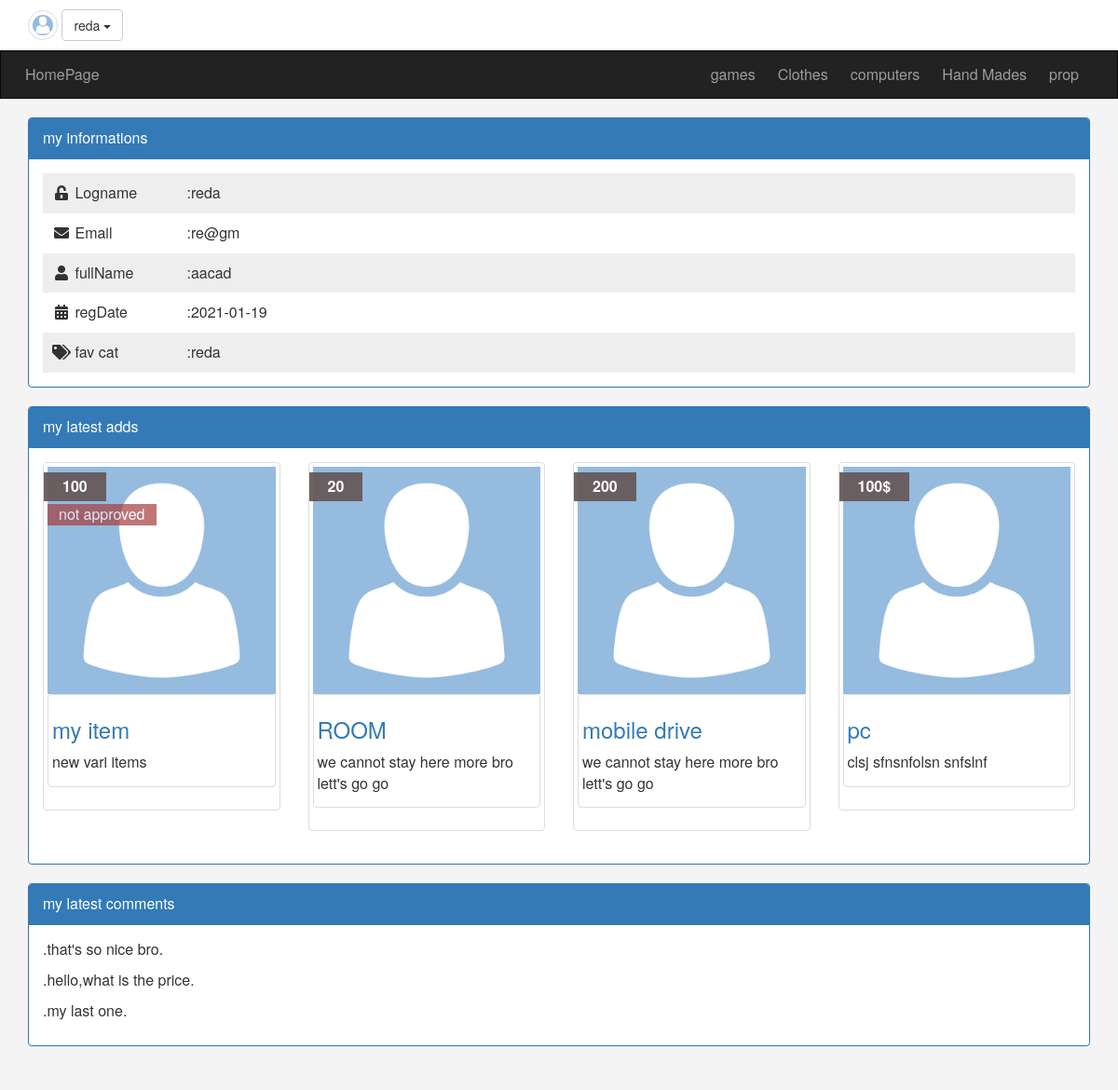
/profile.php (signed in), run on the app's committed database.
### tables this page shows
CREATE TABLE `cats` (
  `ID` int(11) NOT NULL,
  `name` varchar(255) NOT NULL,
  `Description` text NOT NULL,
  `ordering` int(11) DEFAULT NULL,
  `parent` int(11) NOT NULL DEFAULT 0,
  `visibility` tinyint(11) NOT NULL DEFAULT 0,
  `Allow_com` tinyint(11) NOT NULL DEFAULT 0,
  `Allow_ads` tinyint(11) NOT NULL DEFAULT 0
);

CREATE TABLE `users` (
  `UserID` int(11) NOT NULL COMMENT 'to identfy user',
  `Username` varchar(255) NOT NULL COMMENT 'user name to login',
  `password` varchar(255) NOT NULL,
  `Email` varchar(255) NOT NULL,
  `FullName` varchar(255) NOT NULL,
  `avatar` varchar(255) NOT NULL,
  `GroupID` int(11) NOT NULL DEFAULT 0 COMMENT 'identfy user group',
  `trustStatus` int(11) NOT NULL DEFAULT 0,
  `RegStatus` int(11) NOT NULL DEFAULT 0 COMMENT 'user approveal',
  `Date` date DEFAULT NULL
);

CREATE TABLE `items` (
  `ID` int(11) NOT NULL,
  `Name` varchar(30) NOT NULL,
  `Disc` text NOT NULL,
  `Price` varchar(255) NOT NULL,
  `Add_Date` date NOT NULL,
  `Country` varchar(255) NOT NULL,
  `Image` varchar(255) NOT NULL,
  `Status` varchar(255) NOT NULL,
  `Rating` smallint(6) NOT NULL,
  `Cat_id` int(11) NOT NULL,
  `Member_id` int(11) NOT NULL,
  `Aprove` tinyint(4) NOT NULL DEFAULT 0,
  `tags` varchar(255) NOT NULL
);

CREATE TABLE `comments` (
  `C_ID` int(11) NOT NULL,
  `comment` text NOT NULL,
  `status` tinyint(4) NOT NULL DEFAULT 0,
  `com_date` date NOT NULL,
  `com_item` int(11) NOT NULL,
  `com_mem` int(11) NOT NULL
);

### init.php (called while the page is built, shortened)
<?php
$tpl='includes/templets/';
include('Admin/config.php');
$fun='includes/funcs/';
include $fun.'fun.php';
include $tpl."header.php";
?>

### includes/funcs/fun.php (called while the page is built, shortened)
<?php
function GetCat(){
    global $con;
    $stmt=$con->prepare("SELECT * FROM cats  where parent = 0  ORDER BY ID ASC ");
    $stmt->execute();
    $rows=$stmt->fetchall();
    return $rows;
 }
function GetITems($w,$v,$ap=Null){
    $sq='';
    global $con;
    $stmt=$con->prepare("SELECT * FROM items WHERE $w=? $sq ORDER BY ID DESC");
    $stmt->execute(array($v));
    $rows=$stmt->fetchall();
    return $rows;
 }
?>

### profile.php (the view, shortened to what this page needs)
<?php
include ("init.php");
  if(isset($_SESSION['username'])){
    $st=$con->prepare("SELECT * from users where Username=?");
    $st->execute(array($sesuser));
    $user=$st->fetch();
?>
<div class='information'>
<div class='container'>
                <div class='panel panel-primary'>
                <div class='panel-heading'>
                my informations
                </div>
                <div class='panel-body'>
                    <ul class='list-unstyled'>
               <li> <i class='fa fa-unlock-alt fa-fw'></i> <span>Logname</span>:<?php echo $user['Username'] ?></li>
               <li><i class='fa fa-envelope fa-fw'></i> <span>Email</span>:<?php echo $user['Email'] ?></li>
               <li><i class='fa fa-user fa-fw'></i> <span>fullName</span>:<?php echo $user['FullName'] ?></li>
               <li><i class='fa fa-calendar-alt fa-fw'></i> <span>regDate</span>:<?php echo $user['Date'] ?></li>
               <li><i class='fa fa-tags fa-fw'></i> <span>fav cat</span>:<?php echo $user['Username'] ?></li>
  </ul>
                </div>
                </div>
                <div class='panel panel-primary' id='my-ads'>
                <div class='panel-heading'>
                my latest adds
                </div>
                <div class='panel-body'>
                <div class='row'>
                    <?php
                    foreach(GetITems('Member_id',$user['UserID'],'1') as $it){
                        echo "<div class='col-md-3 col-sm-6'>";
                    echo "<div class='thumbnail it-box'>";
                    if($it['Aprove']==0){ echo "<span class='np'>not approved</span>";}
                    echo "<span class='Price'>".$it['Price']."</span>";
                    echo '<img src="av.png" class="img-responsive">';
                    echo "<div class='thumbnail'>";
                    echo "<h3>  <a href='shitems.php?itemId=".$it['ID']."' >".$it['Name']."</a></h3>";
                    echo "<p>".$it['Disc']."</p>";
                    echo "</div>";
                    echo "</div>";
                    echo "</div>";
                    }
                    ?>
                    </div>
                </div>
                </div>
                <div class='panel panel-primary'>
                <div class='panel-heading'>
                my latest comments
                </div>
                <div class='panel-body'>
                <?php   $stmt=$con->prepare("SELECT comment from comments  WHERE  com_mem=?" );
                        $stmt->execute(array($user['UserID']));
                        $rows=$stmt->fetchAll();
                    if(!empty($rows)){
                        foreach($rows as $r){
                        ?>
                        <p>.<?php echo $r['comment']; ?>. </p>
                    <?php } ?>
                        </div>
                </div>
</div>
<?php }
else{
    echo "null";
}?>
</div>
<?php
  }
include $tpl.'footer.php';?>

### includes/templets/navbar.php (shortened to what this page needs)
<div class="upper-bar">
  <div class='container'>
  <?php
  if(isset($_SESSION['username'])){
?>
<img class="my-image img-thumbnail img-circle" src="av.png" alt="" />
				<div class="btn-group my-info">
					<span class="btn btn-default dropdown-toggle" data-toggle="dropdown">
						<?php echo $_SESSION['username']?>
						<span class="caret"></span>
					</span>
				</div>
 <?php
 } else{
  ?>
    <a href="login.php">
    <span class='pull-right'>login|signUp</span>
    </a><?php } ?>
</div>
</div>
<nav class="navbar  navbar-inverse">
  <div class="container">
    <div class="navbar-header">
      <a class="navbar-brand" href="index.php"><?php echo "HomePage"?></a>
    </div>
    <div class="collapse navbar-collapse" id="bs-example-navbar-collapse-1">
      <ul class="nav navbar-nav navbar-right ">
    <?php
    foreach (GetCat() as $c) {
     echo "<li><a href='categ.php?catID=".$c['ID']."'></i> ".$c['name']."</a></li>";
    }
    ?>
      </ul>
    </div>
  </div>
</nav>

### Layout/css/frontstyl.css (style rules this page uses)
body { background-color: #f4f4f4; font-size: 16px; height: 3000px; }
.upper-bar { padding: 10px; background-color: #fff; }
.my-image { height: 32px; width: 32px; }
.navbar { border-radius: 0px; margin-bottom: 0px; }
.navbar-brand { font-size: 16px; padding: 15px 12px; }
.nav li a { padding: 15px 12px; }
.it-box { position: relative; }
.it-box .np { position: absolute; top: 44px; background: #a63d3d; color: #fff; padding: 0px 12px; opacity: 0.7; }
.Price { position: absolute; position: absolute; background: #665959f0; padding: 4px 20px; top: 10px; left: 0px; color: #fff; font-weight: bold; }
.information { margin-top: 20px ; }
.information ul { margin: 0; padding: 0; }
.information ul li { padding: 10px; }
.information ul li:nth-child(odd) { background-color: #eee; }
.information ul li span { display: inline-block; width: 120px ; }

### data on the page
cats: name "games"
cats: name "Clothes"
cats: name "computers"
cats: name "Hand Mades"
cats: name "prop"
users: Username "reda", Email "re@gm", FullName "aacad", Date "2021-01-19"
items: Aprove "not approved", Price "100", Name "my item", Disc "new vari items"
items: Price "20", Name "ROOM", Disc "we cannot stay here more bro lett's go go"
items: Price "200", Name "mobile drive", Disc "we cannot stay here more bro lett's go go"
items: Price "100$", Name "pc", Disc "clsj sfnsnfolsn snfslnf"
comments: comment "that's so nice bro"
comments: comment "hello,what is the price"
comments: comment "my last one"

### other printed values
$_SESSION['username'] "reda"
